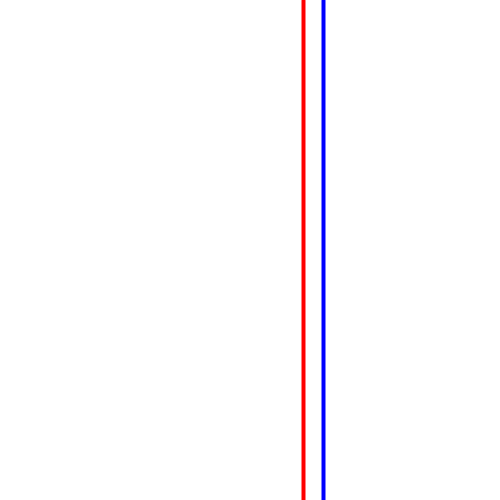
Frame 1 (no input)
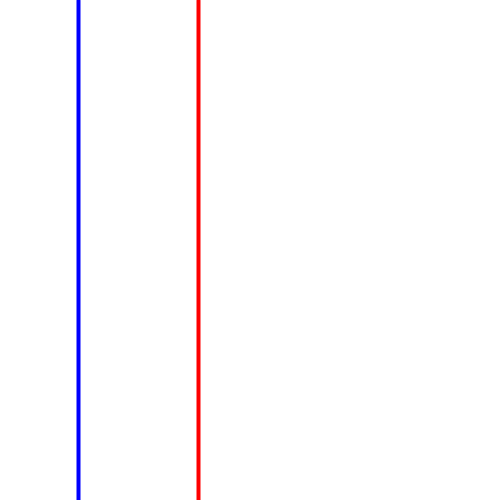
Frame 60 (the mouse pressed at the canvas centre just before this capture)
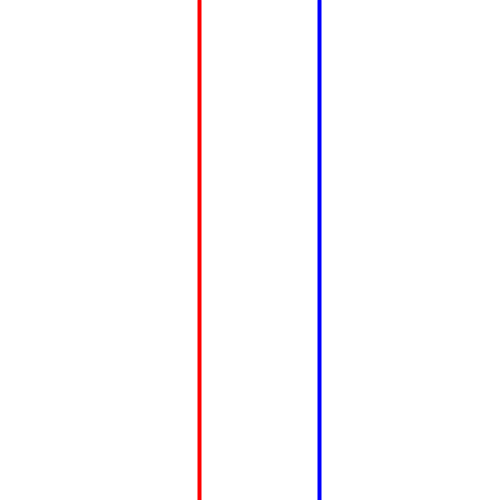
Frame 120 (the mouse held since frame 60 and released just before this capture)

The Processing sketch that drew these frames (run headless with seeded random() and noise(); from frame 60 on, the mouse is pressed at the canvas centre):

// Processing sketch: ch3_RandomVsNoise
// ── ch3_RandomVsNoise.pde
float xoff = 0;
float step = 0.01;
void setup() {
  size(500, 500);
}

void draw() {
  background(255);
  strokeWeight(4);
  
  // noise
  stroke(255, 0, 0);
  float n = noise(xoff); // 0.0 ~ 1.0
  float nx = n * width;
  line(nx, 0, nx, height);
  
  // random
  stroke(0, 0, 255);
  float rx = random(width);
  line(rx, 0, rx, height);
  
  xoff = xoff + step;  
}
